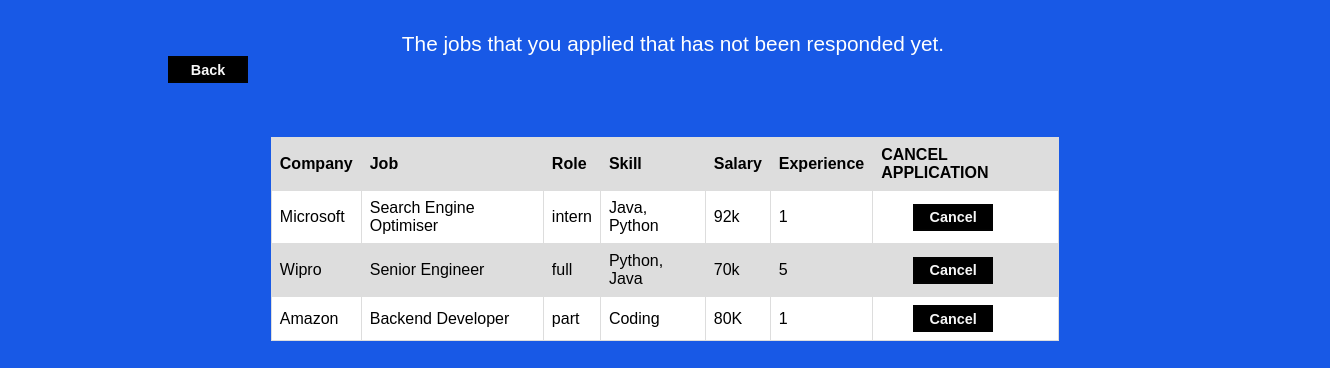
Screenshot of /status (signed in) with the database file from the repository.
### app.py (models this page shows)
class Job(db.Model):
    __tablename__ = 'job'
    id = db.Column(db.Integer,primary_key=True)
    job_name = db.Column(db.String(50),nullable=False)
    date_created = db.Column(db.DateTime, default=datetime.utcnow)
    last_date = db.Column(db.DateTime)
    job_role = db.Column(db.String(50),nullable=False)
    skills_required = db.Column(db.String(100),nullable=False)
    experience = db.Column(db.Integer)
    salary = db.Column(db.Integer)
    company_id = db.Column(db.Integer, db.ForeignKey('company.id'),nullable=False)

class Company(db.Model):
    __tablename__ = 'company'
    id = db.Column(db.Integer,primary_key=True)
    Name = db.Column(db.String(50),nullable=False)
    Password = db.Column(db.String(50),nullable=False)
    Email_id = db.Column(db.String(200),nullable=False)
    Contact = db.Column(db.String(15))
    Address = db.Column(db.String(30))
    Domain = db.Column(db.String(30))
    Jobs = db.relationship('Job', backref=backref("company", uselist=False),lazy=True)

### app.py (the view)
@app.route('/status', methods=['POST', 'GET'])
def status():
    sel_id1=db.session.execute("SELECT job_id from 'applied' WHERE applicant_id = :appid",{'appid':session['user']}).fetchall()
    sel_id2=[]
    for i in sel_id1:
        sel_id2.append(i[0])
    jobs=Job.query.filter(Job.id.in_(sel_id2)).all()
    return render_template('appliedstatus.html',jobs=jobs)

### app.py (called while the page is built)
@app.before_request
def before_request():
    if session.get('type') is not None:
        type=session['type']
        id=session['user']
        if type==1:
            g.user = Applicant.query.filter_by(id=id).first()
        elif type==2:
            g.user = Company.query.filter_by(id=id).first()
    else:
        session['type']=0
        session['user']=0
        return redirect(url_for("login",error="Session Timed Out. Login again"))

### templates/appliedstatus.html
<html>
    <head>
        <link rel="stylesheet" href="{{url_for('static', filename='viewqueries.css')}}">
    </head>
    <body>
        <div class="intro">
            The jobs that you applied that has not been responded yet.
        </div>
        <div style="width:100%;margin-left:8rem;"><a href="student"> <button class="sign1">Back</button> </a></div>
        <br><br><br>
        <table>
            <tr style="color: black;">
              <th>Company</th>
              <th>Job</th>
              <th>Role</th>
              <th>Skill</th>
              <th>Salary</th>
              <th>Experience</th>
              <th>CANCEL APPLICATION</th>
            </tr>
            {%for job in jobs%}
            <tr>
              <td>{{job.company.Name}}</td>
              <td>{{job.job_name}}</td>
              <td>{{job.job_role}}</td>
              <td>{{job.skills_required}}</td>
              <td>{{job.salary}}</td>
              <td>{{job.experience}}</td>
              <td><a href='delete/{{job.id}}'><button class="sign1">Cancel</button></a></td>
            </tr>
            {%endfor%}
          </table>
    </body>
</html>

### static/viewqueries.css (style rules this page uses)
body { background-color: #1859e6;; }
.intro { color: white; font-size: 1.3rem; font-family: Verdana, Geneva, Tahoma, sans-serif; margin-top: 2rem; margin-left: 1rem; text-align: center; }
table { font-family: arial, sans-serif; border-collapse: collapse; width: 60%; margin-left: 20%; }
.sign1 { margin-top: 0.6rem; margin-right: 5rem; background-color: #000000; color: rgb(255, 255, 255); margin-right: 4rem; font-size: .7rem; width: 8rem; height: 2.0rem; border: 2px solid rgb(2, 2, 2); box-shadow: inset 0 0 0 0 rgb(68, 68, 68); -webkit-transition: ease-out 0.4s; -moz-transition: ease-out 0.4s; transition: ease-out 0.4s; font-weight: 700; }
td, th { border: 1px solid #dddddd; text-align: left; padding: 8px; }
tr:nth-child(odd) { background-color: #dddddd; }
tr:nth-child(even) { background-color: #fff; color: black; }
.sign1 { margin-top: 0rem; background-color: #000000; color: rgb(247, 247, 247); margin-left: 2rem; margin-right: -3rem; font-size: .9rem; width: 5rem; height: 1.7rem; border: 2px solid rgb(2, 2, 2); box-shadow: inset 0 0 0 0 rgb(68, 68, 68); -webkit-transition: ease-out 0.4s; -moz-transition: ease-out 0.4s; transition: ease-out 0.4s; font-weight: 700; }

### rows the page displays
Job: company.Name "Microsoft", job_name "Search Engine Optimiser", job_role "intern", skills_required "Java, Python", salary "92k", experience "1"
Job: company.Name "Wipro", job_name "Senior Engineer", job_role "full", skills_required "Python, Java", salary "70k", experience "5"
Job: company.Name "Amazon", job_name "Backend Developer", job_role "part", skills_required "Coding", salary "80K", experience "1"
